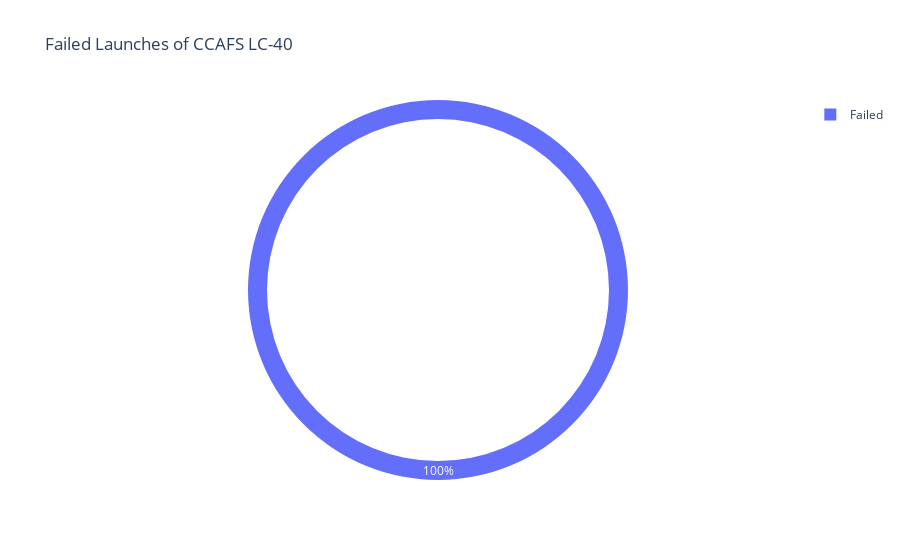

The cell this chart's notebook holds for it:
### Code cell
entered_site='CCAFS LC-40'
outcome_=0
__=spaceX_df[(spaceX_df['Launch Site']==entered_site) & (spaceX_df['class']==outcome_)].groupby(['Launch Site','Outcome_']).size().reset_index(name='counts')
            # print(__)
pie_= px.pie(__,names='Outcome_', values='counts',hole=.9, title=f'{mapping.get(outcome_)} Launches of {entered_site}')
pie_

### Figure 1 — Plotly figure (JSON) as saved in the notebook; plotly's stock layout.template omitted (floating-point values rounded to 4 significant figures)
{"data": [{"domain": {"x": [0, 1], "y": [0, 1]}, "hole": 0.9, "hovertemplate": "Outcome_=%{label}<br>counts=%{value}<extra></extra>", "labels": ["Failed"], "legendgroup": "", "name": "", "showlegend": true, "type": "pie", "values": [19]}], "layout": {"autosize": true, "legend": {"tracegroupgap": 0}, "title": {"text": "Failed Launches of CCAFS LC-40"}}}
